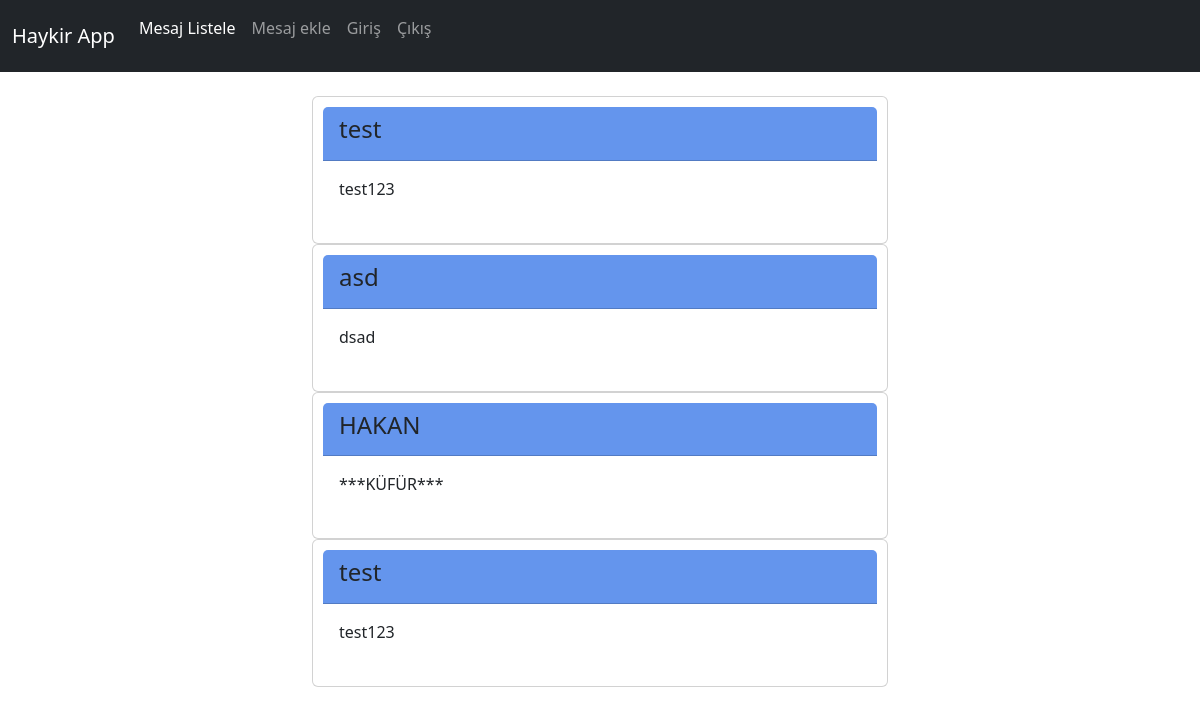
The app's page /, older data.
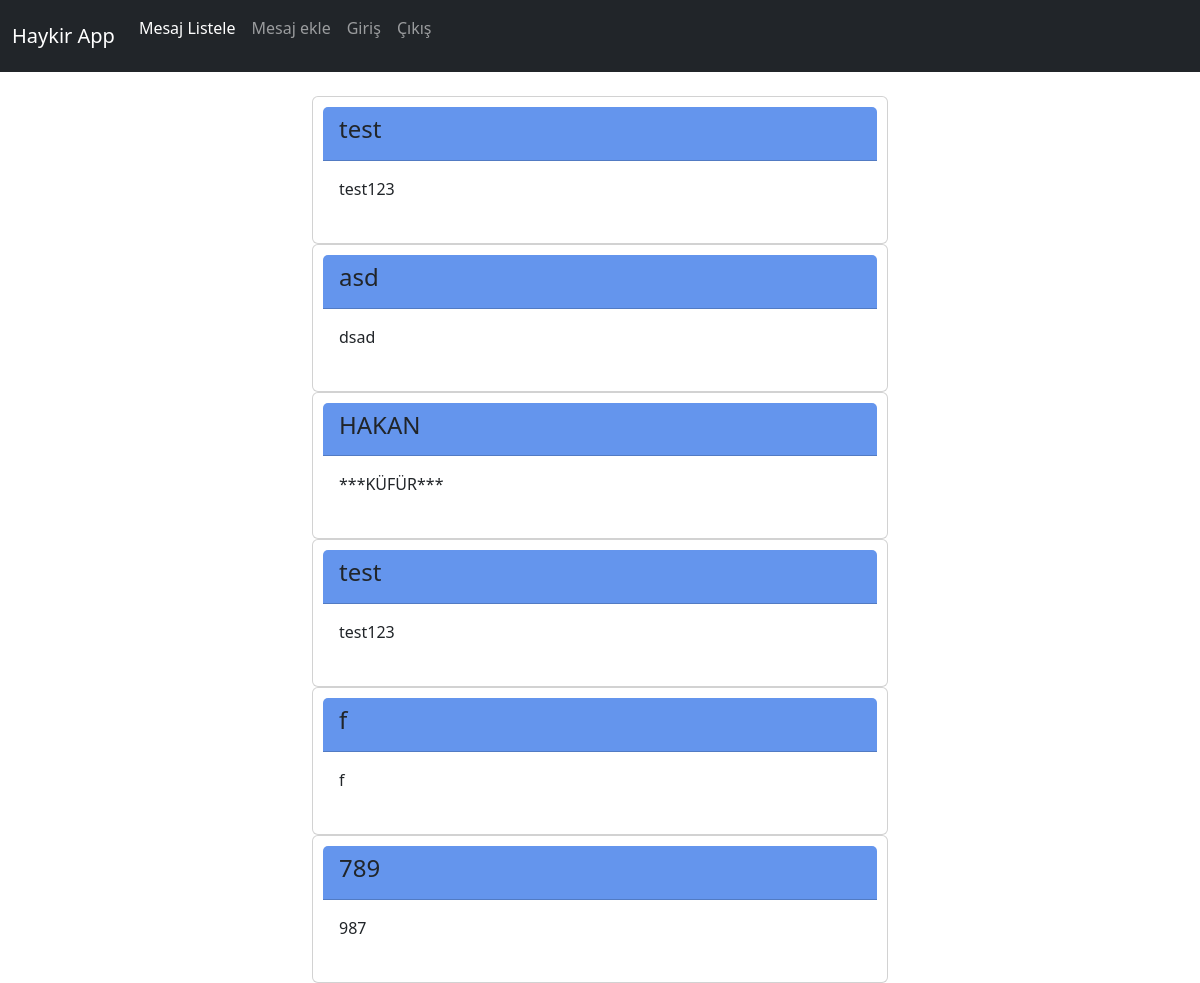
The same page, newer data.
### haykirapp/models.py (models this page shows, shortened)
class Tweet(models.Model):
    nickname = models.CharField(max_length=50)
    message = models.CharField(max_length=50)

### haykirapp/views.py (the view)
# urls.py: path('',views.listhaykir,name='listhaykir'), # sacilingir/haykirapp
def listhaykir(request):
    all_messages = models.Tweet.objects.all()
    tweet_dict = {"tweets":all_messages}
    return render(request,'haykirapp/listhaykir.html',context=tweet_dict)

### haykirapp/templates/haykirapp/listhaykir.html
{% extends "base.html" %}
{% block content%}
    <div class="container" style="width: 50%">
    {% for tweet in tweets %}
    <div class="card" style="padding:10px">
        <div class="card-header" style="background-color:cornflowerblue ;">
           <h4>{{tweet.nickname}}</h4>
        </div>
        <div class="card-body">
            <p class="card-test">{{tweet.message}}</p>
        </div>
    </div>
    {% endfor %}
    </div>
{%endblock%}

Row changes from the older to the newer data that the page shows:
added Tweet: nickname "f", message "f"
added Tweet: nickname "789", message "987"
